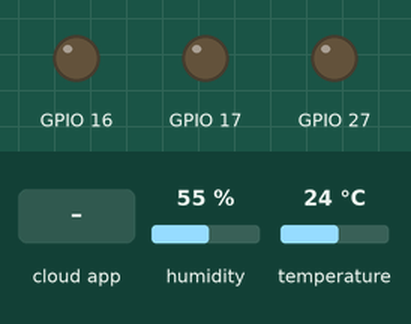
Bench run of a sketch on a simulated ESP32. Shown: output pins drawn as LEDs (lit = HIGH). Inputs (shaded band) come from the test bench; at power-on: humidity 55 %, temperature 24 °C. What the sketch prints to the serial monitor is not drawn.

Above: at 1.2 s.
1.3 s: the phone or cloud app sets B to 1
At 2.0 s:
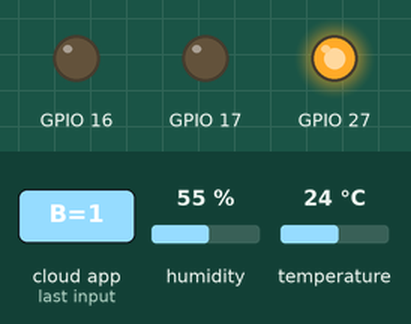
2.8 s: the phone or cloud app sets G to 1
At 3.1 s:
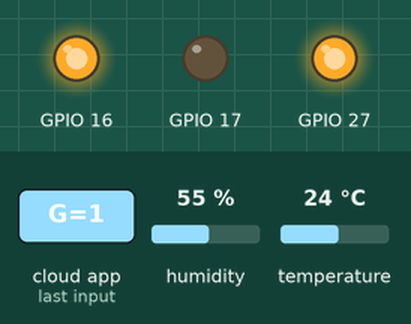
4.3 s: the phone or cloud app sets R to 1
At 5.5 s:
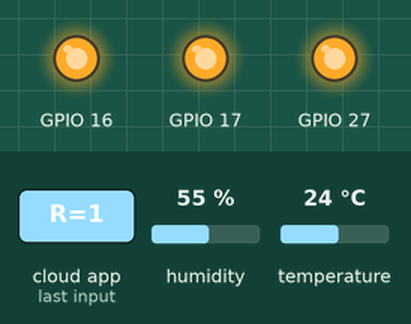
5.8 s: the phone or cloud app sets B to 0
At 6.7 s:
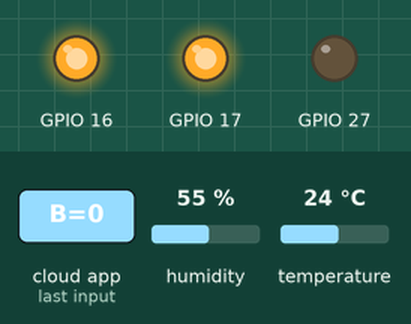
7.3 s: the phone or cloud app sets G to 0
At 7.8 s:
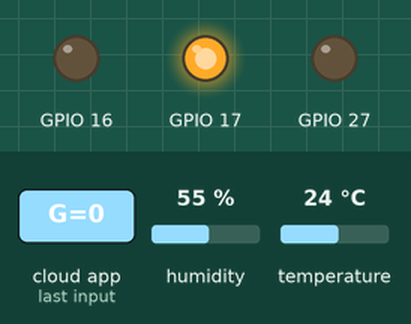
8.8 s: the phone or cloud app sets B to 1
At 10.1 s:
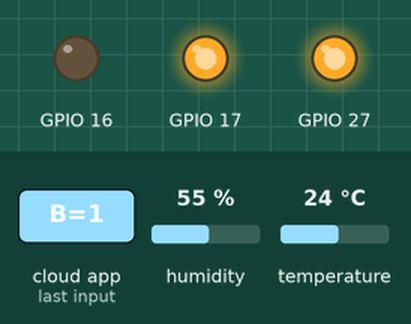
Timing chart, 0 to 11.3 s (numbered marks = the images above; inputs shaded):
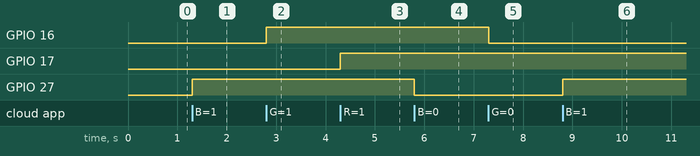

Measured:
- after the input at 1.3 s, GPIO 27: LOW → HIGH at once
- after the input at 2.8 s, GPIO 16: LOW → HIGH at once
- after the input at 4.3 s, GPIO 17: LOW → HIGH at once
- after the input at 5.8 s, GPIO 27: HIGH → LOW at once
- after the input at 7.3 s, GPIO 16: HIGH → LOW at once
- after the input at 8.8 s, GPIO 27: LOW → HIGH at once

The sketch:

UHT21D.ino
```cpp
#define THINGER_SERVER "192.168.137.237" //Server IP
#include <ThingerESP32.h>
#include <Wire.h>
#include "Adafruit_HTU21DF.h"
// Device 驗證資訊
#define USERNAME "MagicDoufu"
#define DEVICE_ID "ESP32"
#define DEVICE_CREDENTIAL "Ua&SUURyClgc"
// Wi-Fi 驗證資訊
#define SSID "ThingerWiFi"
#define SSID_PASSWORD "ll9187,5"

// 實體化伺服器驗證資訊
ThingerESP32 thing(USERNAME, DEVICE_ID, DEVICE_CREDENTIAL);
// 實體化HTU21物件
Adafruit_HTU21DF htu = Adafruit_HTU21DF();
void setup() {
//開啟LED Pin輸出
  pinMode(16, OUTPUT);
  pinMode(17, OUTPUT);
  pinMode(27, OUTPUT);

  Serial.begin(115200);
  Serial.println("HTU21D-F test");

  if (!htu.begin()) {
    Serial.println("Couldn't find sensor!");
    while (1);
  } else {
    Serial.println(htu.readTemperature());
    Serial.println(htu.readHumidity());
  }

//自動連線
  thing.add_wifi(SSID, SSID_PASSWORD);
  thing["R"] << digitalPin(17);
  thing["G"] << digitalPin(16);
  thing["B"] << digitalPin(27);
//回傳資料格式
  thing["UHT21D"] >> [](pson& out){
      float humidity = 0.0, temp = 0.0;
      while(humidity == 0.0) {
        humidity = htu.readHumidity();
      }
      while(temp == 0.0) {
        temp = htu.readTemperature();
      }
      out["Temp"] = temp;
      out["Humidity"] = humidity;
  };
}

void loop() {
  thing.handle();
}
```
